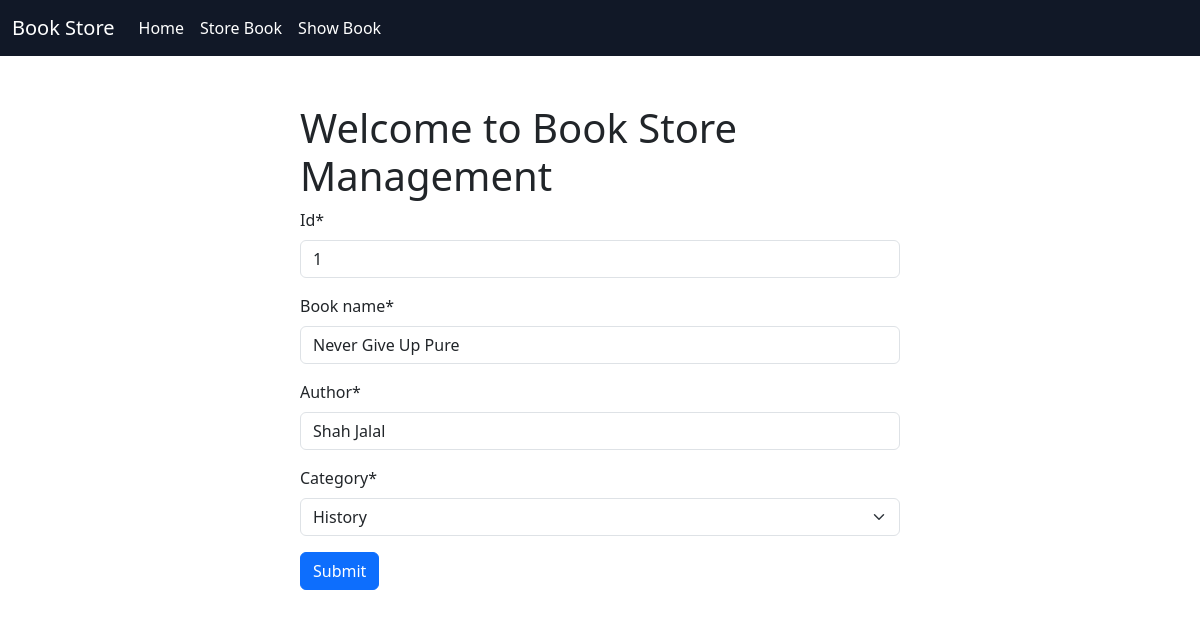
The app's page /edit_book/1 with its own data.
### book/models.py (models this page shows, shortened)
class BookStoreModel(models.Model):
    CATEGORY = (
        ('Fiction', 'Fiction'),
        ("Non-fiction", "Non Fiction"),
        ('Si-Fi', 'Si-Fi'),
        ('Horor', 'Horor'),
        ('Romance', 'Romance'),
        ('Thriller', 'Thriller'),
        ('Mystery', 'Mystery'),
        ('History', 'History'),
        ('Biography','Biography'),
        ('Cookbook','Cookbook'),
        ('Traveler','Traveler'),
    )
    id = models.IntegerField(primary_key=True)
    book_name = models.CharField( max_length=30)
    author = models.CharField(max_length = 30)
    category = models.CharField(max_length = 30, choices=CATEGORY)
    first_pub = models.DateTimeField(auto_now_add = True)
    last_pub = models.DateTimeField(auto_now = True)

### book/views.py (the view)
# urls.py: path('edit_book/<int:id>', edit_book, name='editbook'),
def edit_book(request, id):
    book = BookStoreModel.objects.get(pk= id)
    form = BookStoreForm(instance = book)
    if request.method == 'POST':
        book = BookStoreForm(request.POST, instance = book)
        if book.is_valid():
            book.save()
            return redirect('showbook')
    return render(request, 'store_book.html', {'form': form})

### book/forms.py
class BookStoreForm(forms.ModelForm):
    class Meta:
        model = BookStoreModel
        exclude = ['first_pub', 'last_pub']

### book/templates/store_book.html (shortened to what this page needs)
{% extends 'base.html' %}
{% load crispy_forms_tags %}
{% block content %}
<div class="w-50 m-auto mt-5">
    <h1>Welcome to Book Store Management</h1>
    <form method="post">
        {{form | crispy}}
        <button class="btn btn-primary" type="submit">Submit</button>
    </form>
</div>
{% endblock %}

### records on screen
BookStoreModel: id "1", book_name "Never Give Up Pure", author "Shah Jalal", category "History"
